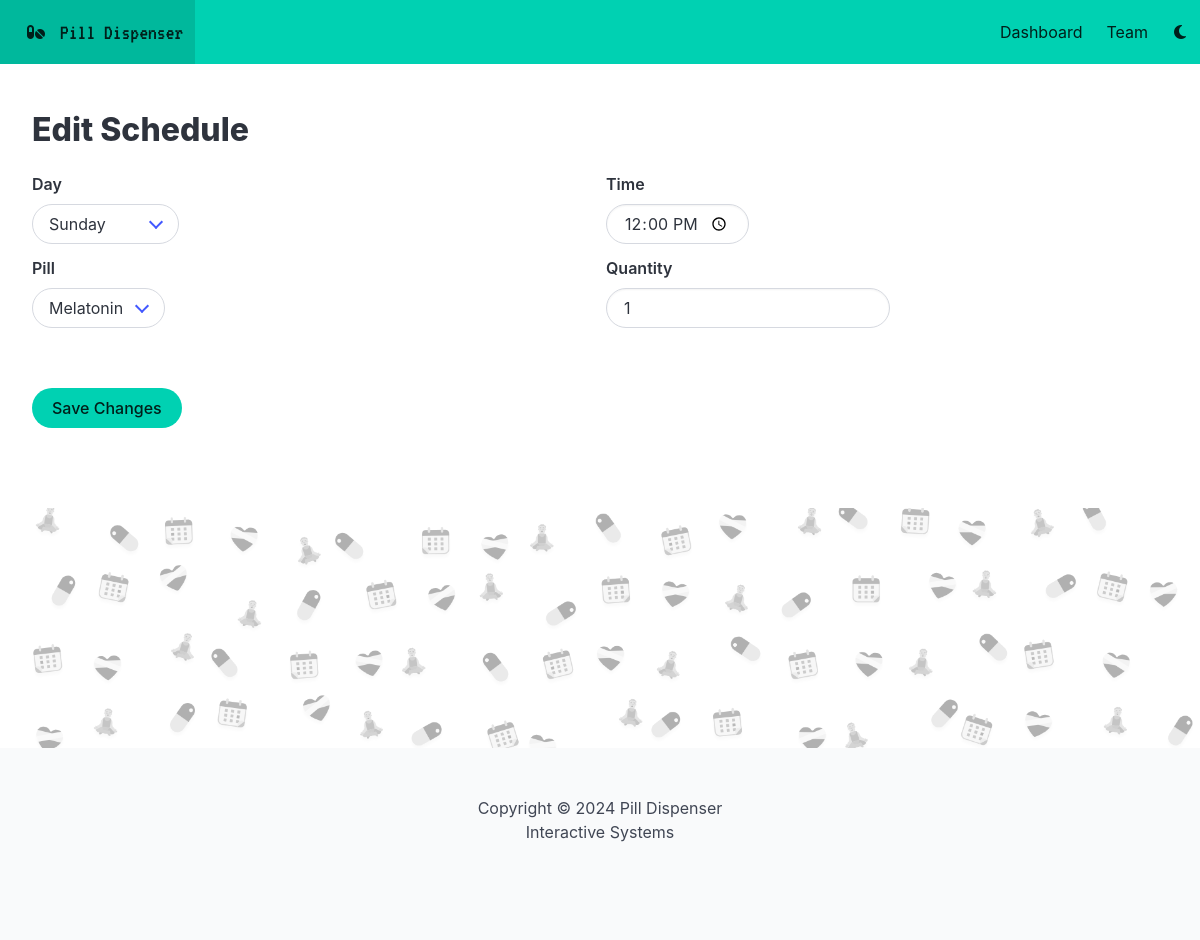
Page /edit_schedule/1 on the committed database.
### app.py (models this page shows)
class Schedule(db.Model):
    id = db.Column(db.Integer, primary_key=True)
    day = db.Column(db.String(10), nullable=False) # 'Monday', 'Tuesday', 'Wednesday', 'Thursday', 'Friday', 'Saturday', 'Sunday'
    time = db.Column(db.String(5), nullable=False) # '09:00', '12:00', '15:00', '18:00', '21:00'
    quantity = db.Column(db.Integer, nullable=False, default=1) # 1, 2, 3, 4, 5
    pill_id = db.Column(db.Integer, db.ForeignKey('pill.id'), nullable=False)
    logs = db.relationship('Log', backref='schedule', lazy=True)

class Pill(db.Model):
    id = db.Column(db.Integer, primary_key=True)
    name = db.Column(db.String(100), nullable=False)
    dosage = db.Column(db.String(20), nullable=False) # '1mg', '2mg', '3mg', '4mg', '5mg'
    tank = db.Column(db.String(1), nullable=False, default='a') # 'a', 'b'
    schedules = db.relationship('Schedule', backref='pill', lazy=True)

### app.py (the view, shortened to what this page needs)
@app.route('/edit_schedule/<int:schedule_id>', methods=['GET', 'POST'])
def edit_schedule(schedule_id):
    schedule = Schedule.query.get_or_404(schedule_id)
    pills = Pill.query.all()
    return render_template('edit_schedule.html', schedule=schedule, pills=pills)

### templates/edit_schedule.html (shortened to what this page needs)
{% extends 'base.html' %}
{% block body %}
<section class="mt-6">
    <h1 class="title">Edit Schedule</h1>
    <form action="/edit_schedule/{{ schedule.id }}" method="POST">
        <div class="fixed-grid">
            <div class="grid">
                <div class="cell">
                    <div class="field">
                        <label for="day" class="label">Day</label>
                        <div class="select is-rounded">
                            <select id="day" name="day" required>
                                <option value="Sunday" {% if schedule.day == 'Sunday' %} selected {% endif %}>Sunday</option>
                            </select>
                        </div>
                    </div>
                </div>
                <div class="cell">
                    <div class="field">
                        <label for="time" class="label">Time</label>
                        <input class="input is-rounded" style="width: max-content;" type="time" id="time" name="time" value="{{ schedule.time }}">
                    </div>
                </div>
                <div class="cell">
                    <div class="field">
                        <label for="pill" class="label">Pill</label>
                        <div class="select is-rounded">
                            <select id="pill" name="pill_id" required>
                                {% for pill in pills %}
                                    <option value="{{ pill.id }}" {% if pill.id == schedule.pill_id %} selected {% endif %}>{{ pill.name }}</option>
                                {% endfor %}
                            </select>
                        </div>
                    </div>
                </div>
                <div class="cell">
                    <div class="field">
                        <label for="quantity" class="label">Quantity</label>
                        <input class="input is-rounded" style="width: max-content;" type="number" id="quantity" name="quantity" min="1" value="{{ schedule.quantity }}" required><br><br>
                    </div>
                </div>
            </div>
        </div>
        <button type="submit" class="button is-primary is-rounded mt-3">Save Changes</button>
    </form>
</section>
{% endblock %}

### static/css/main.css (style rules this page uses)
* { -webkit-box-sizing: border-box; -moz-box-sizing: border-box; box-sizing: border-box; }

### rows in the picture
Schedule: day "Sunday", time "12:00", pill_id "Melatonin", quantity "1"
